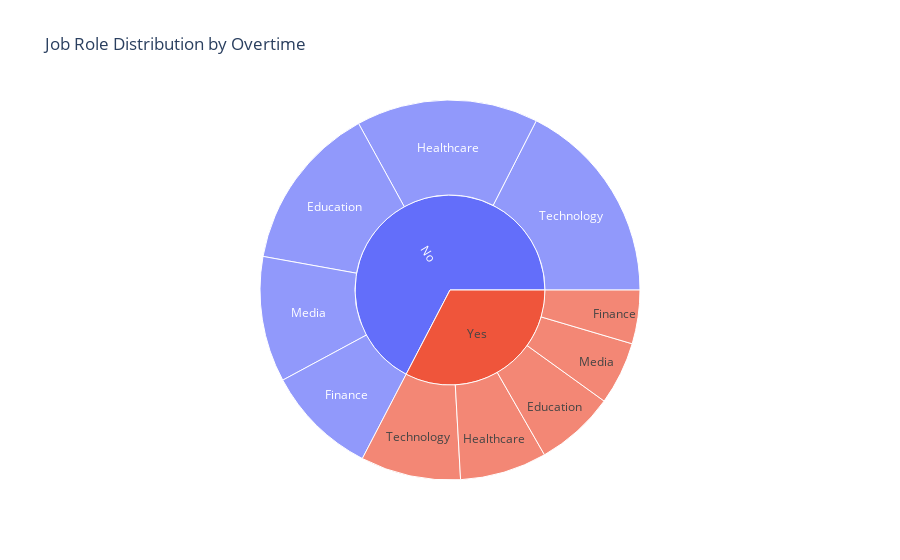

Notebook source saved alongside this figure:
### Markdown cell above
#### Overtime

### Code cell
jobRole_overtime = df.groupby(["overtime", "job_role"])["employee_id"].count().reset_index()
jobRole_overtime = jobRole_overtime.rename(columns={"employee_id": "count"})
fig = px.sunburst(
    jobRole_overtime,
    path=["overtime", "job_role"],  # hierarchy levels
    values="count",                 # size of each slice
    title="Job Role Distribution by Overtime"
)

fig.show()

### Figure 1 — Plotly figure (JSON) as saved in the notebook; plotly's stock layout.template omitted (floating-point values rounded to 4 significant figures)
{"data": [{"branchvalues": "total", "domain": {"x": [0, 1], "y": [0, 1]}, "hovertemplate": "labels=%{label}<br>count=%{value}<br>parent=%{parent}<br>id=%{id}<extra></extra>", "ids": ["No/Education", "No/Finance", "No/Healthcare", "No/Media", "No/Technology", "Yes/Education", "Yes/Finance", "Yes/Healthcare", "Yes/Media", "Yes/Technology", "No", "Yes"], "labels": ["Education", "Finance", "Healthcare", "Media", "Technology", "Education", "Finance", "Healthcare", "Media", "Technology", "No", "Yes"], "name": "", "parents": ["No", "No", "No", "No", "No", "Yes", "Yes", "Yes", "Yes", "Yes", "", ""], "type": "sunburst", "values": [8450.0, 5661.0, 9234.0, 6375.0, 10430.0, 4040.0, 2724.0, 4408.0, 3199.0, 5079.0, 40150.0, 19450.0]}], "layout": {"legend": {"tracegroupgap": 0}, "title": {"text": "Job Role Distribution by Overtime"}}}
